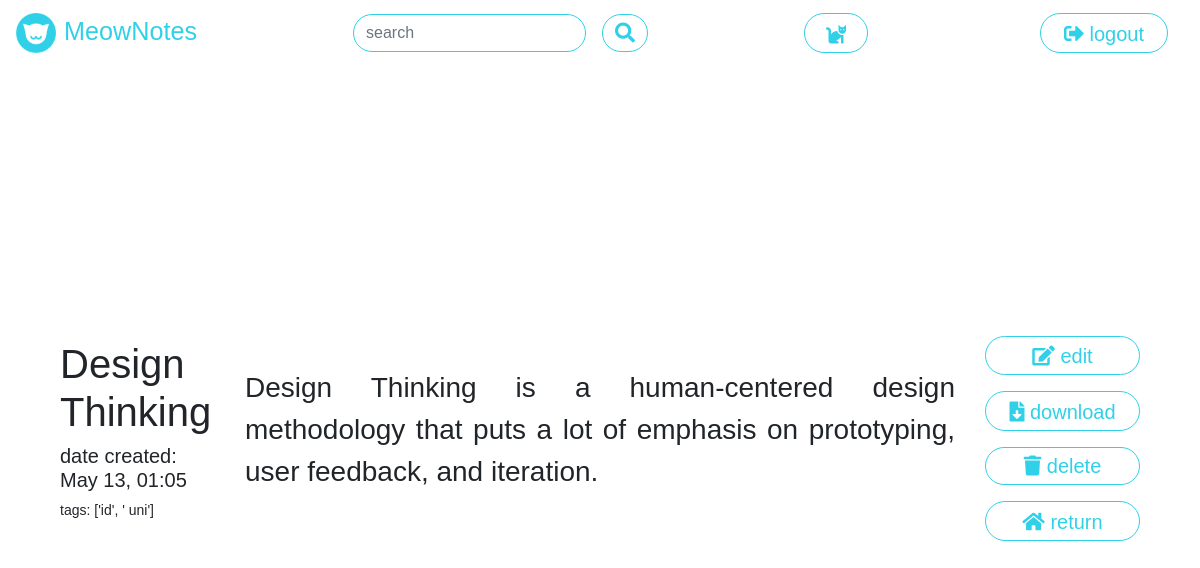
Screenshot of /view?id=3 (signed in) with the database file from the repository.
### tables this page shows
CREATE TABLE "notes" (
	"id"	INTEGER UNIQUE,
	"uid"	INTEGER NOT NULL,
	"date_created"	TEXT NOT NULL,
	"title"	TEXT NOT NULL,
	"tags"	TEXT,
	"content"	BLOB NOT NULL,
	PRIMARY KEY("id")
);

### __init__.py (the view)
@app.route("/view")
def view():
    if session.get("username") is not None:
        uid = get_id_by_user(session.get("username"))
        requested_note_id = request.args.get("id")
        db_note_results = get_note_by_id(uid, requested_note_id)
        note_data = process_note_results(db_note_results)
        return render_template("view.html", menu_item="logout", data=note_data[0])
    else:
        return redirect("/")

### dbquery.py (called while the page is built)
def execute_select(query):
    conn = sqlite3.connect(MEOWNOTES_DB)
    cursor = conn.cursor()
    cursor.execute(query)
    result = cursor.fetchall()
    conn.close()
    if DEBUG:
        print(result)
    return result

def get_user_by_name(username):
    query_input_items = [{"val": username, "cols": ["username"], "type": "exact", "condition": True}]
    query = prepare_query("GET_CONDITIONAL", "users", query_input_items)
    results = execute_select(query)
    return results

def get_id_by_user(username):
    db_res = get_user_by_name(username)
    db_user = parse_user(db_res[0])
    uid = db_user["uid"]
    return uid

def get_note_by_id(uid, note_id):
    query_input_items = [{"val": uid, "cols": ["uid"], "type": "exact", "condition": True},
        {"val": note_id, "cols": ["id"], "type": "exact", "condition": True}]
    query = prepare_query("GET_CONDITIONAL", "notes", query_input_items)
    results = execute_select(query)
    return results

def parse_user(db_result):
    result = {
        "uid": db_result[0],
        "username": db_result[1],
        "password": db_result[2]
    }
    return result

def parse_note(db_note):
    real_date = dateutil.parser.parse(db_note[2])
    result = {
        "note_id": db_note[0],
        "uid": db_note[1],
        "date_created": db_note[2],
        "ui_date": real_date.strftime('%b %d, %H:%m'),
        "title": db_note[3],
        "tags": db_note[4].split(","),
        "content": db_note[5],
    }
    return result

def process_note_results(db_notes):
    parsed_notes = []
    for db_note in db_notes:
        parsed_notes.append(parse_note(db_note))
    parsed_notes.sort(key=operator.itemgetter('date_created'))
    return parsed_notes

### utils.py (called while the page is built)
def format_value_for_db(value, cols, paramtype):
    if type(value) == int or "id" in cols:
        result = str(value)
    elif paramtype == "contains":
        result = "'%" + value + "%'"
    else:
        result = "'" + value + "'"
    return result

### templates/view.html (shortened to what this page needs)
<!DOCTYPE html>
<html lang="en" dir="ltr">
{% extends "meownotes.html" %}
  {% block head %}
  {{ super() }}
  {% endblock %}
  {% block content %}
  <div class="content main">
    <div class="row h-100">
      <div class="col my-auto">
        <div class="note-metadata">
          <h1>{{ data['title'] }}</h1>
          <h5>date created: {{ data['ui_date'] }}</h5>
          <p>tags: {{ data['tags'] }}</p>
        </div>
      </div>
      <div class="col-8 my-auto text-center">
        <div class="note-content">
          <p>{{ data['content'] }}</p>
        </div>
      </div>
      <div class="col-2 my-auto">
        <div class="view-controls">
          <div class="meownotes-button meownotes-link my-auto mb-1 meownotes-go-accent">
            <span class="align-middle">
              <a data-toggle="modal" data-target="#edit"><i class="fas fa-edit"></i> edit</a>
            </span>
          </div>
          <div class="meownotes-button meownotes-link my-auto mb-1">
            <span class="align-middle">
              <a href="{{ url_for('download', id=data['note_id']) }}"><i class="fas fa-file-download"></i> download</a>
            </span>
          </div>
          <form method="POST" action="/delete" class="mb-1">
            <button class="meownotes-button meownotes-link btn btn-med btn-primary btn-block meownotes-bg-warning"
              type="submit"><i class="fas fa-trash"></i> delete</button>
          </form>
          <div class="meownotes-button meownotes-link my-auto">
            <span class="align-middle">
              <a href="{{ url_for('dashboard') }}"><i class="fas fa-home"></i> return</a>
            </span>
          </div>
        </div>
      </div>
    </div>
  </div>
  {% endblock %}

### static/css/main.css (style rules this page uses)
body { font-family: "Montserrat", sans-serif; font-size: 14px; }
a { text-decoration: none !important; }
h1 { font-weight: 500; }
:root { --meownotes-blue: #30D1E8; --meownotes-light: #FFFFFF; --meownotes-yellow: #FFB20F; --meownotes-red: #EA526F; }
.mb-1 { margin-bottom: 1rem !important; }
.meownotes-button { line-height: 1.2; font-size: 1.25rem; text-align: center; padding: .375rem .75rem; border-radius: 25px !important; background-color: var(--meownotes-light); color: var(--meownotes-blue); border: 1px solid var(--meownotes-blue); }
.meownotes-link { padding: .375rem .75rem; width: 100%; margin: auto; display: inline-table; }
.meownotes-link>span, .meownotes-link>span>a { color: var(--meownotes-blue); }
.main { padding: 60px; height: calc(100vh - 56px); }
.note-content { font-size: 200%; text-align: justify; font-weight: 300; }

### rows the page displays
notes: title "Design Thinking", content "Design Thinking is a human-centered design methodology that puts a lot of emphasis on prototyping, user feedback, and iteration."

### other values shown
{{ menu_item }} "logout"
{{ data['ui_date'] }} "May 13, 01:05"
{{ data['tags'] }} "['id', ' uni']"
